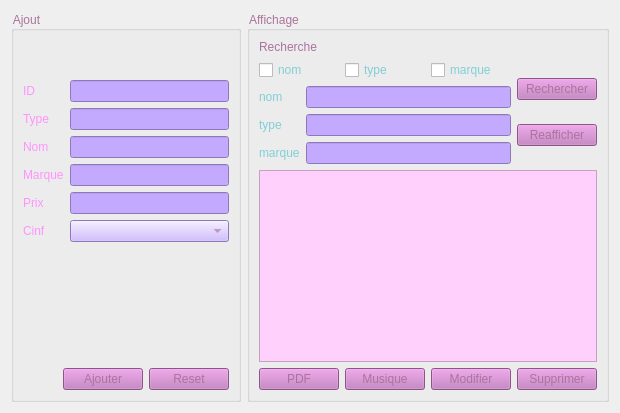
                <widget class="QWidget" name="tab">
                 <attribute name="title">
                  <string>Matériel</string>
                 </attribute>
                 <layout class="QHBoxLayout" name="horizontalLayout_10">
                  <item>
                   <layout class="QVBoxLayout" name="verticalLayout_12">
                    <item>
                     <widget class="QGroupBox" name="groupBox_4">
                      <property name="styleSheet">
                       <string notr="true">

color: rgb(170, 115, 158);


font: 75 14pt &quot;MS Shell Dlg 2&quot;;
</string>
                      </property>
                      <property name="title">
                       <string>Ajout</string>
                      </property>
                      <layout class="QVBoxLayout" name="verticalLayout_22">
                       <item>
                        <spacer name="horizontalSpacer_4">
                         <property name="orientation">
                          <enum>Qt::Horizontal</enum>
                         </property>
                         <property name="sizeHint" stdset="0">
                          <size>
                           <width>40</width>
                           <height>20</height>
                          </size>
                         </property>
                        </spacer>
                       </item>
                       <item>
                        <spacer name="horizontalSpacer_5">
                         <property name="orientation">
                          <enum>Qt::Horizontal</enum>
                         </property>
                         <property name="sizeHint" stdset="0">
                          <size>
                           <width>40</width>
                           <height>20</height>
                          </size>
                         </property>
                        </spacer>
                       </item>
                       <item>
                        <layout class="QVBoxLayout" name="verticalLayout_23">
                         <item>
                          <layout class="QFormLayout" name="formLayout_3">
                           <item row="0" column="0">
                            <widget class="QLabel" name="label_69">
                             <property name="styleSheet">
                              <string notr="true">font: 75 14pt &quot;MS Shell Dlg 2&quot;;
color: rgb(255, 148, 255);</string>
                             </property>
                             <property name="text">
                              <string>ID</string>
                             </property>
                            </widget>
                           </item>
                           <item row="0" column="1">
                            <widget class="QLineEdit" name="id">
                             <property name="styleSheet">
                              <string notr="true">background-color: rgb(196, 170, 255);
color: rgb(170, 115, 158);</string>
                             </property>
                            </widget>
                           </item>
                           <item row="1" column="0">
                            <widget class="QLabel" name="label_70">
                             <property name="styleSheet">
                              <string notr="true">font: 75 14pt &quot;MS Shell Dlg 2&quot;;
color: rgb(255, 148, 255);</string>
                             </property>
                             <property name="text">
                              <string>Type</string>
                             </property>
                            </widget>
                           </item>
                           <item row="2" column="0">
                            <widget class="QLabel" name="label_71">
                             <property name="styleSheet">
                              <string notr="true">font: 75 14pt &quot;MS Shell Dlg 2&quot;;
color: rgb(255, 148, 255);</string>
                             </property>
                             <property name="text">
                              <string>Nom</string>
                             </property>
                            </widget>
                           </item>
                           <item row="2" column="1">
                            <widget class="QLineEdit" name="nom_2">
                             <property name="styleSheet">
                              <string notr="true">background-color: rgb(196, 170, 255);
color: rgb(170, 115, 158);</string>
                             </property>
                            </widget>
                           </item>
                           <item row="3" column="0">
                            <widget class="QLabel" name="label_72">
                             <property name="styleSheet">
                              <string notr="true">font: 75 14pt &quot;MS Shell Dlg 2&quot;;
color: rgb(255, 148, 255);</string>
                             </property>
                             <property name="text">
                              <string>Marque</string>
                             </property>
                            </widget>
                           </item>
                           <item row="3" column="1">
                            <widget class="QLineEdit" name="marque">
                             <property name="styleSheet">
                              <string notr="true">background-color: rgb(196, 170, 255);
color: rgb(170, 115, 158);</string>
                             </property>
                            </widget>
                           </item>
                           <item row="5" column="0">
                            <widget class="QLabel" name="label_73">
                             <property name="styleSheet">
                              <string notr="true">font: 75 14pt &quot;MS Shell Dlg 2&quot;;
color: rgb(255, 148, 255);</string>
                             </property>
                             <property name="text">
                              <string>Cinf</string>
                             </property>
                            </widget>
                           </item>
                           <item row="4" column="0">
                            <widget class="QLabel" name="label_74">
                             <property name="styleSheet">
                              <string notr="true">font: 75 14pt &quot;MS Shell Dlg 2&quot;;
color: rgb(255, 148, 255);</string>
                             </property>
                             <property name="text">
                              <string>Prix</string>
                             </property>
                            </widget>
                           </item>
                           <item row="4" column="1">
                            <widget class="QLineEdit" name="prix">
                             <property name="styleSheet">
                              <string notr="true">background-color: rgb(196, 170, 255);
color: rgb(170, 115, 158);</string>
                             </property>
                            </widget>
                           </item>
                           <item row="5" column="1">
                            <widget class="QComboBox" name="cinfet">
                             <property name="styleSheet">
                              <string notr="true">color: rgb(170, 115, 158);
background-color: rgb(196, 170, 255);
</string>
                             </property>
                            </widget>
                           </item>
                           <item row="1" column="1">
                            <widget class="QLineEdit" name="type">
                             <property name="styleSheet">
                              <string notr="true">background-color: rgb(196, 170, 255);
color: rgb(170, 115, 158);</string>
                             </property>
                            </widget>
                           </item>
                          </layout>
                         </item>
                        </layout>
                       </item>
                       <item>
                        <spacer name="verticalSpacer_3">
                         <property name="orientation">
                          <enum>Qt::Vertical</enum>
                         </property>
                         <property name="sizeHint" stdset="0">
                          <size>
                           <width>20</width>
                           <height>40</height>
                          </size>
                         </property>
                        </spacer>
                       </item>
                       <item>
                        <layout class="QHBoxLayout" name="horizontalLayout_11">
                         <item>
                          <spacer name="horizontalSpacer_6">
                           <property name="orientation">
                            <enum>Qt::Horizontal</enum>
                           </property>
                           <property name="sizeHint" stdset="0">
                            <size>
                             <width>40</width>
                             <height>20</height>
                            </size>
                           </property>
                          </spacer>
                         </item>
                         <item>
                          <widget class="QPushButton" name="pb_ajouter">
                           <property name="styleSheet">
                            <string notr="true">background-color: rgb(194, 119, 190);

font: 75 11pt &quot;MS Shell Dlg 2&quot;;


color: rgb(170, 115, 158);

</string>
                           </property>
                           <property name="text">
                            <string>Ajouter</string>
                           </property>
                          </widget>
                         </item>
                         <item>
                          <widget class="QPushButton" name="reset_Mat">
                           <property name="styleSheet">
                            <string notr="true">background-color: rgb(194, 119, 190);

font: 75 11pt &quot;MS Shell Dlg 2&quot;;


color: rgb(170, 115, 158);
</string>
                           </property>
                           <property name="text">
                            <string>Reset</string>
                           </property>
                          </widget>
                         </item>
                        </layout>
                       </item>
                      </layout>
                     </widget>
                    </item>
                   </layout>
                  </item>
                  <item>
                   <layout class="QVBoxLayout" name="verticalLayout_24">
                    <item>
                     <widget class="QGroupBox" name="groupBox_5">
                      <property name="styleSheet">
                       <string notr="true">

color: rgb(170, 115, 158);


font: 75 14pt &quot;MS Shell Dlg 2&quot;;
</string>
                      </property>
                      <property name="title">
                       <string>Affichage</string>
                      </property>
                      <layout class="QVBoxLayout" name="verticalLayout_25">
                       <item>
                        <layout class="QVBoxLayout" name="verticalLayout_26">
                         <item>
                          <widget class="QLabel" name="label_75">
                           <property name="text">
                            <string>Recherche</string>
                           </property>
                          </widget>
                         </item>
                         <item>
                          <layout class="QHBoxLayout" name="horizontalLayout_13">
                           <item>
                            <layout class="QVBoxLayout" name="verticalLayout_27">
                             <item>
                              <layout class="QHBoxLayout" name="horizontalLayout_14">
                               <item>
                                <widget class="QCheckBox" name="checkBox_nom">
                                 <property name="styleSheet">
                                  <string notr="true">color: rgb(130, 206, 214);
</string>
                                 </property>
                                 <property name="text">
                                  <string>nom</string>
                                 </property>
                                </widget>
                               </item>
                               <item>
                                <widget class="QCheckBox" name="checkBox_type">
                                 <property name="styleSheet">
                                  <string notr="true">color: rgb(130, 206, 214);
</string>
                                 </property>
                                 <property name="text">
                                  <string>type</string>
                                 </property>
                                </widget>
                               </item>
                               <item>
                                <widget class="QCheckBox" name="checkBox_marque">
                                 <property name="styleSheet">
                                  <string notr="true">color: rgb(130, 206, 214);
</string>
                                 </property>
                                 <property name="text">
                                  <string>marque</string>
                                 </property>
                                </widget>
                               </item>
                              </layout>
                             </item>
                             <item>
                              <layout class="QVBoxLayout" name="verticalLayout_28">
                               <item>
                                <layout class="QFormLayout" name="formLayout_2">
                                 <item row="0" column="0">
                                  <widget class="QLabel" name="label_76">
                                   <property name="styleSheet">
                                    <string notr="true">color: rgb(130, 206, 214);
</string>
                                   </property>
                                   <property name="text">
                                    <string>nom</string>
                                   </property>
                                  </widget>
                                 </item>
                                 <item row="1" column="0">
                                  <widget class="QLabel" name="label_77">
                                   <property name="styleSheet">
                                    <string notr="true">color: rgb(130, 206, 214);
</string>
                                   </property>
                                   <property name="text">
                                    <string>type</string>
                                   </property>
                                  </widget>
                                 </item>
                                 <item row="2" column="0">
                                  <widget class="QLabel" name="label_78">
                                   <property name="styleSheet">
                                    <string notr="true">color: rgb(130, 206, 214);
</string>
                                   </property>
                                   <property name="text">
                                    <string>marque</string>
                                   </property>
                                  </widget>
                                 </item>
                                 <item row="0" column="1">
                                  <widget class="QLineEdit" name="rech_nom">
                                   <property name="styleSheet">
                                    <string notr="true">color: rgb(170, 115, 158);
background-color: rgb(196, 170, 255);
</string>
                                   </property>
                                  </widget>
                                 </item>
                                 <item row="1" column="1">
                                  <widget class="QLineEdit" name="rech_type">
                                   <property name="styleSheet">
                                    <string notr="true">color: rgb(170, 115, 158);
background-color: rgb(196, 170, 255);
</string>
                                   </property>
                                  </widget>
                                 </item>
                                 <item row="2" column="1">
                                  <widget class="QLineEdit" name="rech_marque">
                                   <property name="styleSheet">
                                    <string notr="true">color: rgb(170, 115, 158);
background-color: rgb(196, 170, 255);
</string>
                                   </property>
                                  </widget>
                                 </item>
                                </layout>
                               </item>
                              </layout>
                             </item>
                            </layout>
                           </item>
                           <item>
                            <layout class="QVBoxLayout" name="verticalLayout_29">
                             <item>
                              <widget class="QPushButton" name="rechercher_matirel">
                               <property name="styleSheet">
                                <string notr="true">background-color: rgb(194, 119, 190);

font: 75 11pt &quot;MS Shell Dlg 2&quot;;


color: rgb(170, 115, 158);
</string>
                               </property>
                               <property name="text">
                                <string>Rechercher</string>
                               </property>
                              </widget>
                             </item>
                             <item>
                              <widget class="QPushButton" name="reaficher_rech">
                               <property name="styleSheet">
                                <string notr="true">background-color: rgb(194, 119, 190);

font: 75 11pt &quot;MS Shell Dlg 2&quot;;


color: rgb(170, 115, 158);
</string>
                               </property>
                               <property name="text">
                                <string>Reafficher</string>
                               </property>
                              </widget>
                             </item>
                            </layout>
                           </item>
                          </layout>
                         </item>
                         <item>
                          <widget class="QTableView" name="tab_mat">
                           <property name="styleSheet">
                            <string notr="true">background-color: rgb(255, 208, 252);
color: rgb(130, 206, 214);</string>
                           </property>
                          </widget>
                         </item>
                         <item>
                          <layout class="QHBoxLayout" name="horizontalLayout_27">
                           <item>
                            <layout class="QVBoxLayout" name="verticalLayout_30">
                             <item>
                              <widget class="QPushButton" name="pushButton_2">
                               <property name="styleSheet">
                                <string notr="true">background-color: rgb(194, 119, 190);

font: 75 11pt &quot;MS Shell Dlg 2&quot;;


color: rgb(170, 115, 158);
</string>
                               </property>
                               <property name="text">
                                <string>PDF</string>
                               </property>
                              </widget>
                             </item>
                            </layout>
                           </item>
                           <item>
                            <widget class="QPushButton" name="musique_materiel">
                             <property name="styleSheet">
                              <string notr="true">background-color: rgb(194, 119, 190);

font: 75 11pt &quot;MS Shell Dlg 2&quot;;


color: rgb(170, 115, 158);
</string>
                             </property>
                             <property name="text">
                              <string>Musique</string>
                             </property>
                            </widget>
                           </item>
                           <item>
                            <widget class="QPushButton" name="modifier_M">
                             <property name="styleSheet">
                              <string notr="true">background-color: rgb(194, 119, 190);

font: 75 11pt &quot;MS Shell Dlg 2&quot;;


color: rgb(170, 115, 158);
</string>
                             </property>
                             <property name="text">
                              <string>Modifier</string>
                             </property>
                             <property name="checkable">
                              <bool>true</bool>
                             </property>
                            </widget>
                           </item>
                           <item>
                            <widget class="QPushButton" name="pb_supp">
                             <property name="styleSheet">
                              <string notr="true">background-color: rgb(194, 119, 190);

font: 75 11pt &quot;MS Shell Dlg 2&quot;;


color: rgb(170, 115, 158);
</string>
                             </property>
                             <property name="text">
                              <string>Supprimer</string>
                             </property>
                            </widget>
                           </item>
                          </layout>
                         </item>
                        </layout>
                       </item>
                      </layout>
                     </widget>
                    </item>
                   </layout>
                  </item>
                 </layout>
                </widget>
